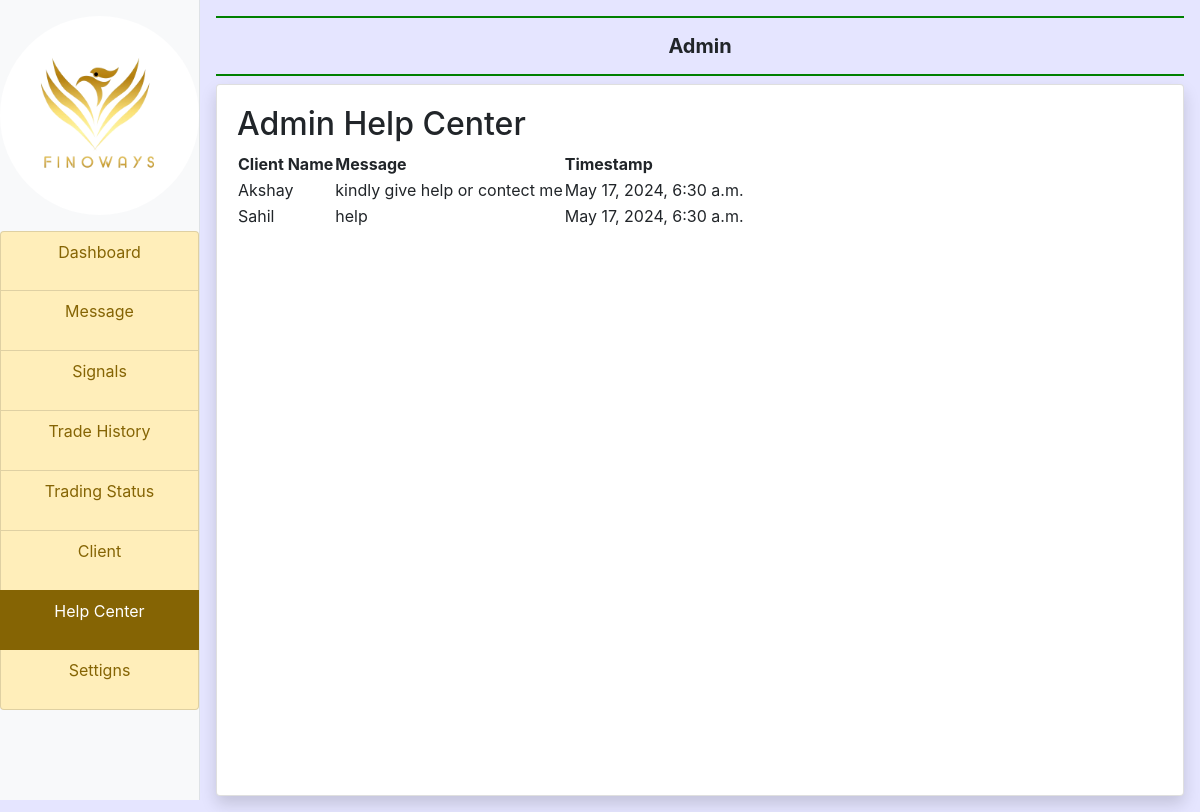
The page /admin_help_center/ on the database its author committed.
### myapp/models.py (models this page shows, shortened)
class HelpMessage(models.Model):
    client_name = models.CharField(max_length=100)
    message = models.TextField()
    timestamp = models.DateTimeField(auto_now_add=True)

### myapp/views.py (the view)
# urls.py: path('admin_help_center/', views.admin_help_center, name='admin_help_center'),
def admin_help_center(request):
    messages = HelpMessage.objects.all().order_by('-timestamp')
    return render(request, 'admin_help_center.html', {'messages': messages})

### myapp/templates/admin_help_center.html
{% extends 'admin_base.html' %}
{% block main %}
<h2>Admin Help Center</h2>
<table>
    <tr>
        <th>Client Name</th>
        <th>Message</th>
        <th>Timestamp</th>
    </tr>
    {% for message in messages %}
    <tr>
        <td>{{ message.client_name }}</td>
        <td>{{ message.message }}</td>
        <td>{{ message.timestamp }}</td>
    </tr>
    {% endfor %}
</table>
{% endblock %}

### rows shown on the page
HelpMessage: client_name "Akshay", message "kindly give help or contect me", timestamp "May 17, 2024, 6:30 a.m."
HelpMessage: client_name "Sahil", message "help", timestamp "May 17, 2024, 6:30 a.m."
